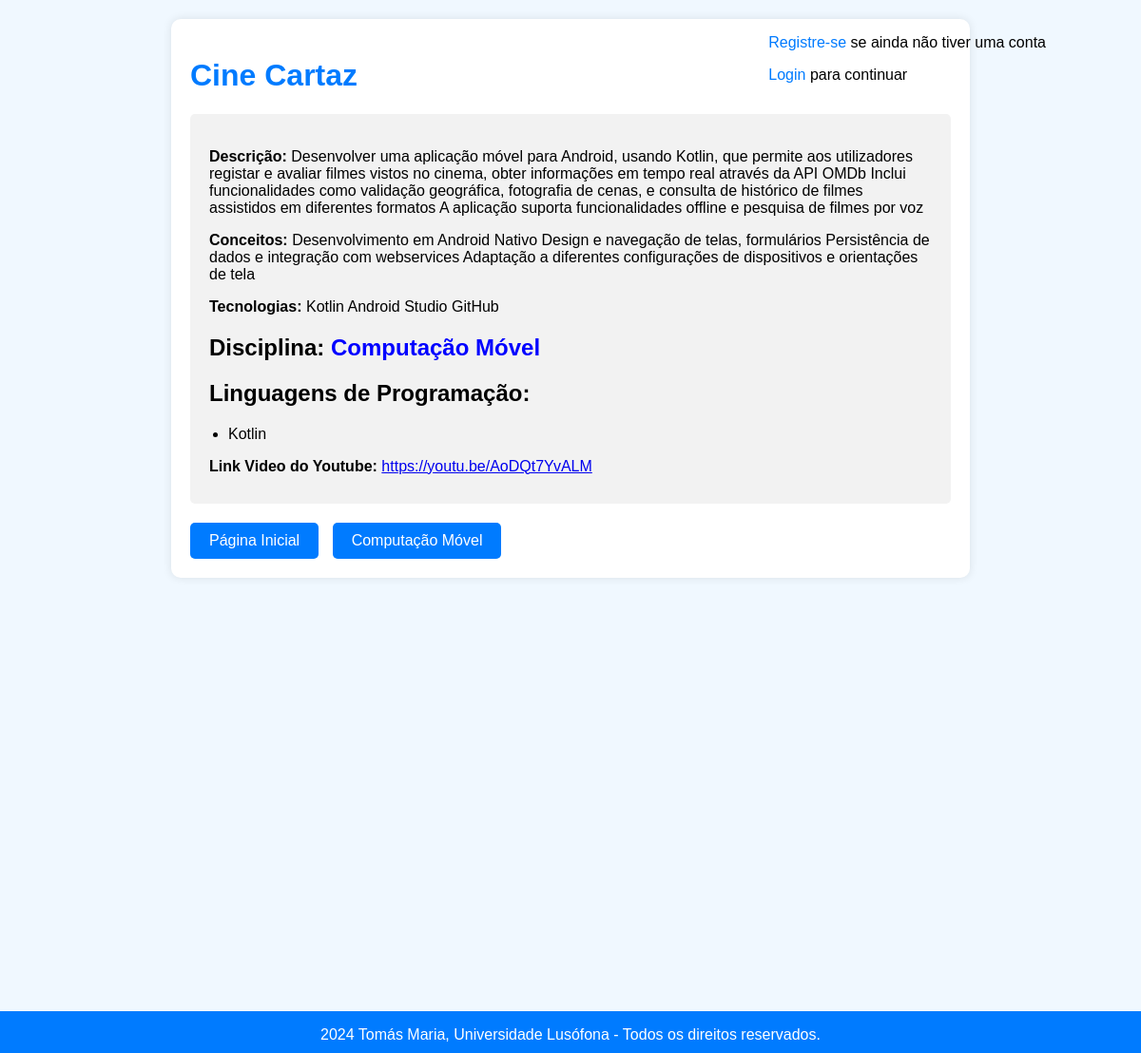
Screenshot of /curso/projeto/Cine Cartaz/ with the database file from the repository.
### curso/models.py (models this page shows, shortened)
class Projeto(models.Model):
    nome = models.CharField(max_length=100, verbose_name='Nome')
    descricao = models.TextField(verbose_name='Descrição')
    conceitos = models.TextField(verbose_name='Conceitos Aplicados')
    tecnologias = models.TextField(verbose_name='Tecnologias Usadas')
    foto = models.ImageField(verbose_name='Imagem do Projeto', blank=True, null=True)
    video = models.URLField(verbose_name='Link Video do Youtube', blank=True, null=True)
    gitLink = models.URLField(verbose_name='Link Repositório GitHub', blank=True, null=True)
    disciplina = models.ForeignKey(Disciplina, on_delete=models.CASCADE)
    linguagens = models.ManyToManyField(Linguagem_Programacao, verbose_name='Linguagens de Programação')

class Disciplina(models.Model):
    nome = models.CharField(max_length=100, verbose_name='Nome')
    ano = models.IntegerField(verbose_name='Ano')
    semestre = models.IntegerField(verbose_name='Semestre')
    ects = models.IntegerField(verbose_name='Ects')
    code = models.IntegerField(verbose_name='curricularIUnitReadableCode')
    conteudos = models.CharField(max_length=500, verbose_name='Conteúdos Programáticos', default='Conteúdos Programáticos Padrão')
    area_cientifica = models.ForeignKey('Area_Cientifica', on_delete=models.CASCADE)

class Linguagem_Programacao(models.Model):
    nome = models.CharField(max_length=100, verbose_name='Nome')

### curso/views.py (the view)
# urls.py: path('projeto/<str:projeto_nome>/', views.detalhes_projeto, name='detalhes_projeto'),
def detalhes_projeto(request, projeto_nome):
    projeto = Projeto.objects.get(nome=projeto_nome)
    context = {'projeto': projeto}
    return render(request, 'curso/detalhes_projeto.html', context)

### curso/templates/curso/detalhes_projeto.html (shortened to what this page needs)
<!DOCTYPE html>
<html lang="en">
<head>
</head>
<body>
    <div class="auth-menu">
        {% if user.is_authenticated %}
            <div class="login">
                <p>Logado como {{ user.username }}</p>
            </div>
            <div class="logout">
                <p><a href="{% url 'curso:logout' %}" class="auth-link">Logout</a></p>
            </div>
        {% else %}
            <div class="login">
                <div class="register">
                    <p><a href="{% url 'curso:registro' %}" class="auth-link">Registre-se</a> se ainda não tiver uma conta</p>
                </div>
                <p><a href="{% url 'curso:login' %}" class="auth-link">Login</a> para continuar</p>
            </div>
        {% endif %}
    </div>
    <div class="container">
        <h1>{{ projeto.nome }}</h1>
        <div class="projeto-details">
            <p><strong>Descrição:</strong> {{ projeto.descricao }}</p>
            <p><strong>Conceitos:</strong> {{ projeto.conceitos }}</p>
            <p><strong>Tecnologias:</strong> {{ projeto.tecnologias }}</p>
            <h2>Disciplina: <span class="azul">{{ projeto.disciplina.nome }}</span></h2>
            <h2>Linguagens de Programação:</h2>
            <ul class="linguagem">
                {% for linguagem in projeto.linguagens.all %}
                    <li>{{ linguagem.nome }}</li>
                {% endfor %}
            </ul>
            {% if projeto.video %}
                <p><strong>Link Video do Youtube:</strong> <a href="{{ projeto.video }}">{{ projeto.video }}</a></p>
            {% endif %}
        </div>
        <a href="{% url 'curso:lista_cursos' %}" class="button">Página Inicial</a>
        <a href="{% url 'curso:detalhes_disciplina' disciplina_nome=projeto.disciplina.nome %}" class="button">{{ projeto.disciplina.nome }}</a>
    </div>
    <footer>
        <p>2024 Tomás Maria, Universidade Lusófona - Todos os direitos reservados.</p>
    </footer>
</body>
</html>

### curso/templates/curso/detalhes_projeto.html (style rules this page uses)
body { font-family: Arial, sans-serif; background-color: #f0f8ff; margin: 0; padding: 0; }
.container { max-width: 800px; margin: 20px auto; padding: 20px; background-color: #fff; border-radius: 10px; box-shadow: 0px 0px 10px 0px rgba(0,0,0,0.1); margin-bottom: 500px; }
h1 { color: #007bff; }
p { margin-bottom: 10px; }
ul { list-style-type: none; padding: 0; }
li { margin-bottom: 10px; }
.button { display: inline-block; padding: 10px 20px; background-color: #007bff; color: #fff; text-decoration: none; border-radius: 5px; transition: background-color 0.3s ease; margin-top: 20px; margin-right: 10px; }
.projeto-details { background-color: #f2f2f2; border-radius: 5px; padding: 20px; margin-top: 20px; }
.linguagem { list-style-type: disc; margin-left: 20px; }
.azul { color: blue; }
footer { background-color: #007bff; color: #fff; text-align: center; padding: 0px 0; position: fixed; bottom: 0; width: 100%; }
.auth-menu { position: absolute; top: 20px; right: 100px; display: flex; align-items: center; }
.auth-link { color: #007bff; text-decoration: none; margin-left: 10px; }

### rows the page displays
Projeto: nome "Cine Cartaz", descricao "Desenvolver uma aplicação móvel para Android, usando Kotlin, que permite aos utilizadores registar e avaliar filmes vistos no cinema, obter informações em tempo real através da API OMDb Inclui funcionalidades como validação geográfica, fotografia de cenas, e consulta de histórico de filmes assistidos em diferentes formatos A aplicação suporta funcionalidades offline e pesquisa de filmes por voz", conceitos "Desenvolvimento em Android Nativo Design e navegação de telas, formulários Persistência de dados e integração com webservices Adaptação a diferentes configurações de dispositivos e orientações de tela", tecnologias "Kotlin Android Studio GitHub", disciplina.nome "Computação Móvel", video "https://youtu.be/AoDQt7YvALM"
Linguagem_Programacao: nome "Kotlin"
